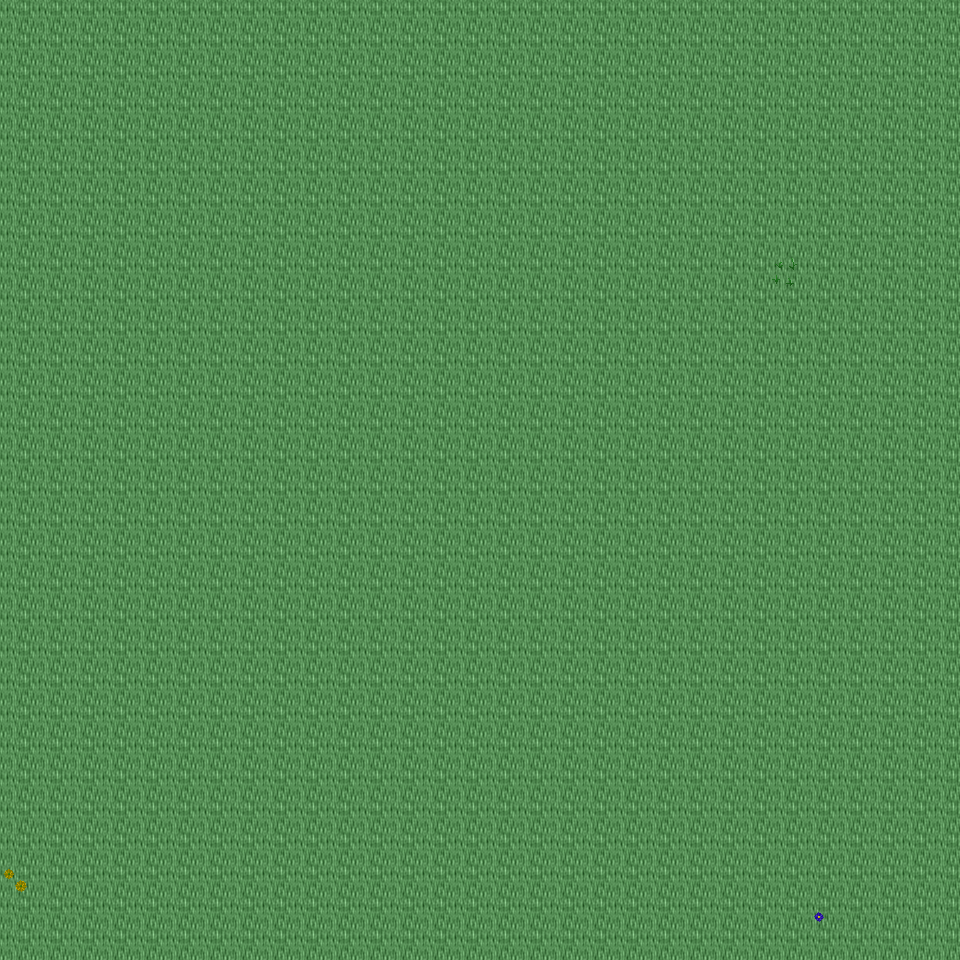

Below is a game level as drawn by its tile map, then a one-line description and the .tmx that defines it (tile-layer data replaced by summaries):
An orthogonal 30x30 tile map with 32x32 px tiles, 6 tile layers (Ground, Object, Object2, Above, ...), 12 tilesets and 3 objects (3x mapExit).

<map version="1.0" orientation="orthogonal" renderorder="right-down" width="30" height="30" tilewidth="32" tileheight="32" nextobjectid="4">
  <tileset firstgid="1" name="tileset_ground_ground" tilewidth="32" tileheight="32" tilecount="33" columns="3">
    <image source="../drawable/tileset_ground_ground.png" width="96" height="352" />
  </tileset>
  <tileset firstgid="34" name="tileset_ground_water_pool" tilewidth="32" tileheight="32" tilecount="72" columns="3">
    <image source="../drawable/tileset_ground_water_pool.png" width="96" height="768" />
  </tileset>
  <tileset firstgid="106" name="tileset_ground_grass_edges" tilewidth="32" tileheight="32" tilecount="36" columns="12">
    <image source="../drawable/tileset_ground_grass_edges.png" width="384" height="96" />
  </tileset>
  <tileset firstgid="142" name="tileset_ground_grass_corners" tilewidth="32" tileheight="32" tilecount="24" columns="6">
    <image source="../drawable/tileset_ground_grass_corners.png" width="192" height="128" />
  </tileset>
  <tileset firstgid="166" name="tileset_building_wall_wood" tilewidth="32" tileheight="32" tilecount="16" columns="4">
    <image source="../drawable/tileset_building_wall_wood.png" width="128" height="128" />
  </tileset>
  <tileset firstgid="182" name="tileset_plant_grasses" tilewidth="32" tileheight="32" tilecount="6" columns="3">
    <image source="../drawable/tileset_plant_grasses.png" width="96" height="64" />
  </tileset>
  <tileset firstgid="188" name="tileset_plant_flower_daisy_yellow" tilewidth="32" tileheight="32" tilecount="8" columns="2">
    <image source="../drawable/tileset_plant_flower_daisy_yellow.png" width="64" height="128" />
  </tileset>
  <tileset firstgid="196" name="tileset_plant_flower_daisy_blue" tilewidth="32" tileheight="32" tilecount="8" columns="2">
    <image source="../drawable/tileset_plant_flower_daisy_blue.png" width="64" height="128" />
  </tileset>
  <tileset firstgid="204" name="tileset_building_door_door_w" tilewidth="32" tileheight="32" tilecount="6" columns="2">
    <image source="../drawable/tileset_building_door_door_w.png" width="64" height="96" />
  </tileset>
  <tileset firstgid="210" name="tileset_building_door_door_e" tilewidth="32" tileheight="32" tilecount="6" columns="2">
    <image source="../drawable/tileset_building_door_door_e.png" width="64" height="96" />
  </tileset>
  <tileset firstgid="216" name="tileset_logic_creature_animal" tilewidth="32" tileheight="32" tilecount="32" columns="8">
    <image source="../drawable/tileset_logic_creature_animal.png" width="256" height="128" />
  </tileset>
  <tileset firstgid="248" name="tileset_logic_collision" tilewidth="32" tileheight="32" tilecount="1" columns="1">
    <image source="../drawable/tileset_logic_collision.png" width="32" height="32" />
  </tileset>
  <layer name="Ground" width="30" height="30">
    <data>[900 cells, 900 non-empty, 1 distinct tile ids]</data>
  </layer>
  <layer name="Object" width="30" height="30">
    <data>[900 cells, 0 non-empty, 0 distinct tile ids]</data>
  </layer>
  <layer name="Object2" width="30" height="30">
    <data>[900 cells, 3 non-empty, 3 distinct tile ids]</data>
  </layer>
  <layer name="Above" width="30" height="30">
    <data>[900 cells, 0 non-empty, 0 distinct tile ids]</data>
  </layer>
  <layer name="Above2" width="30" height="30">
    <data>[900 cells, 0 non-empty, 0 distinct tile ids]</data>
  </layer>
  <layer name="Walkable" width="30" height="30">
    <data>[900 cells, 0 non-empty, 0 distinct tile ids]</data>
  </layer>
  <objectgroup name="MapEvents">
    <object id="1" name="south" type="mapExit" x="0" y="928" width="960" height="32">
      <properties>
        <property name="map" value="level_0_x189_y94" />
        <property name="x" value="0" />
        <property name="y" value="1" />
      </properties>
    </object>
    <object id="2" name="west" type="mapExit" x="0" y="0" width="32" height="960">
      <properties>
        <property name="map" value="level_0_x188_y93" />
        <property name="x" value="28" />
        <property name="y" value="0" />
      </properties>
    </object>
    <object id="3" name="east" type="mapExit" x="928" y="0" width="32" height="960">
      <properties>
        <property name="map" value="level_0_x190_y93" />
        <property name="x" value="1" />
        <property name="y" value="0" />
      </properties>
    </object>
  </objectgroup>
</map>
